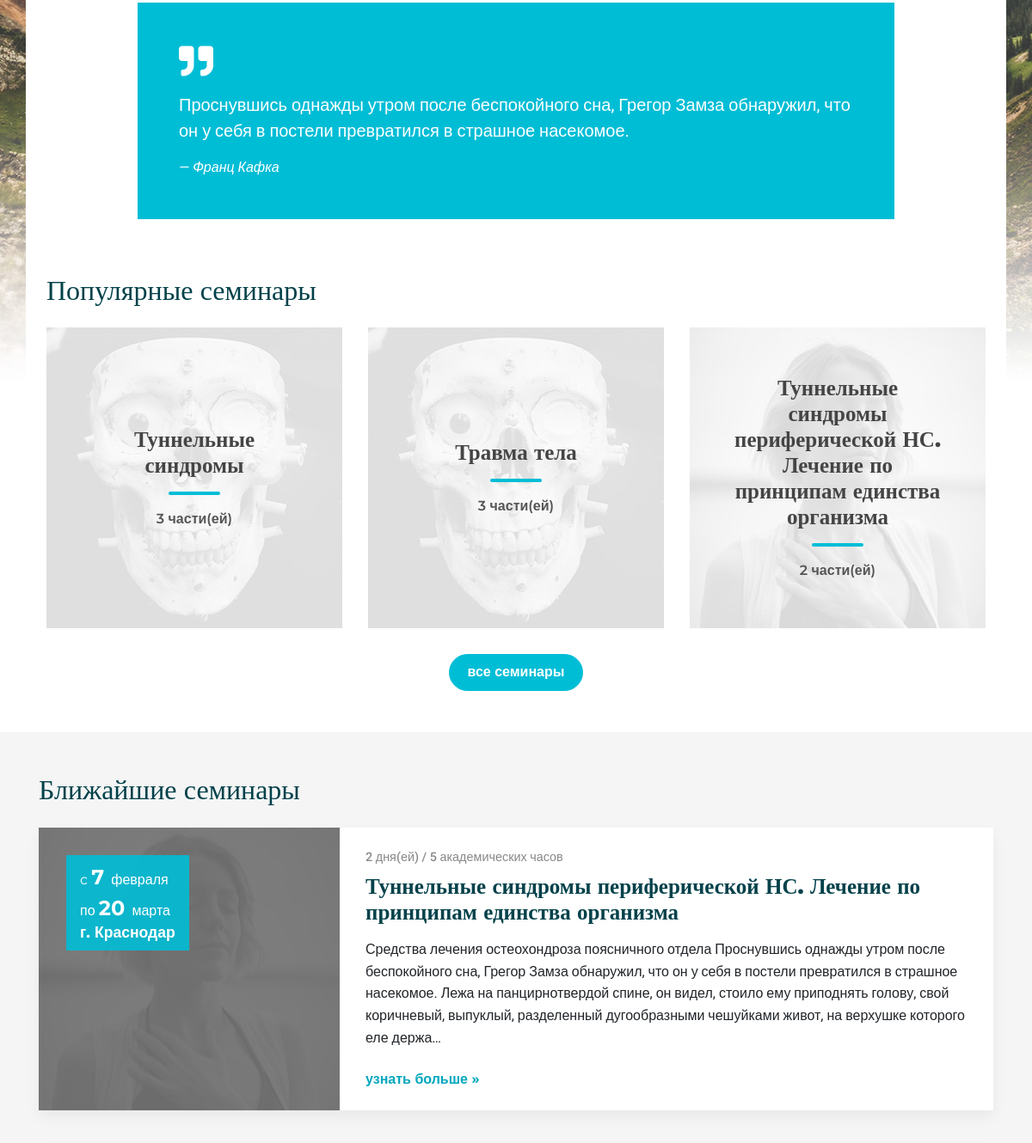
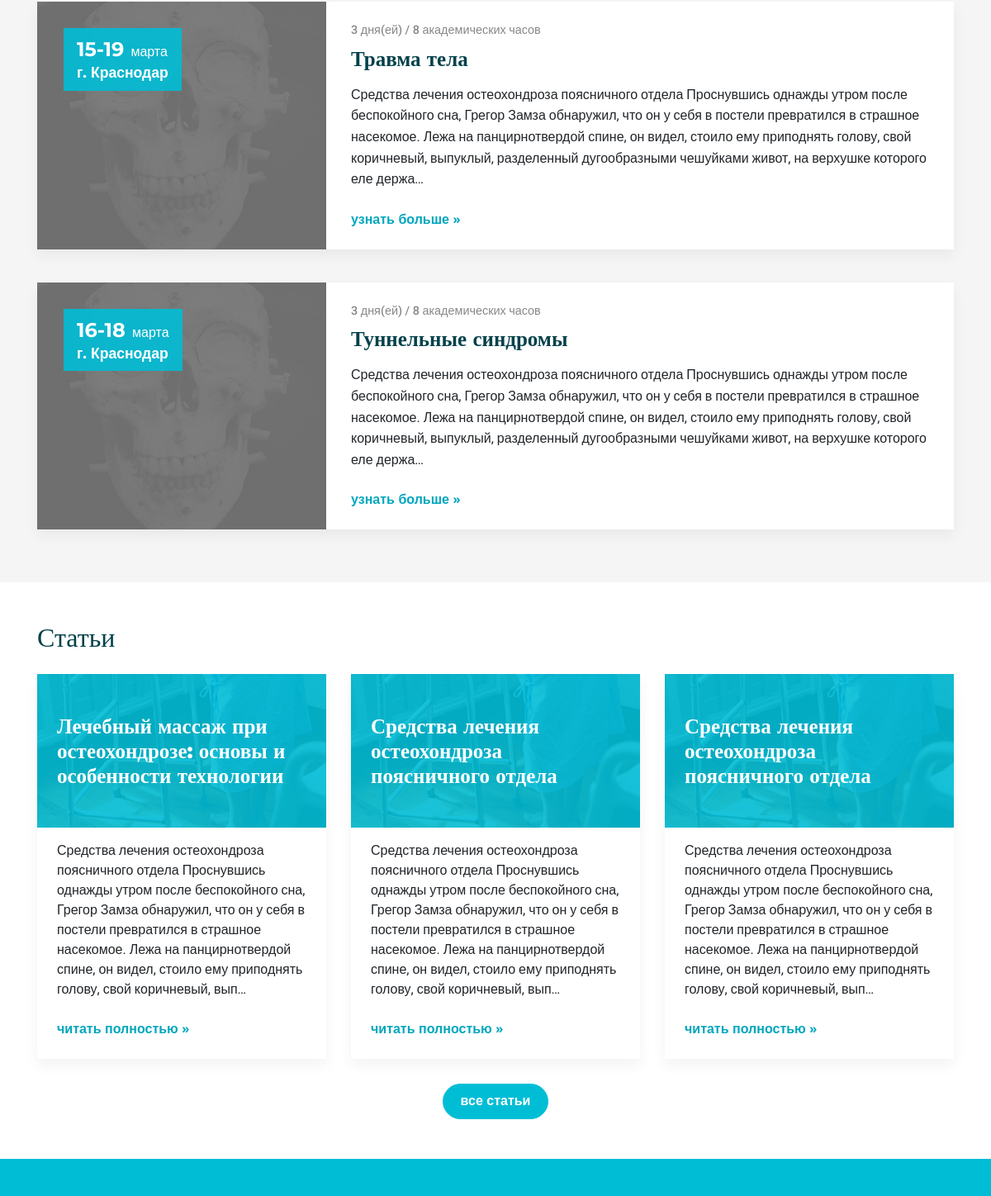
Before: / (middle part) with the older database file (2 pictures, top to bottom).
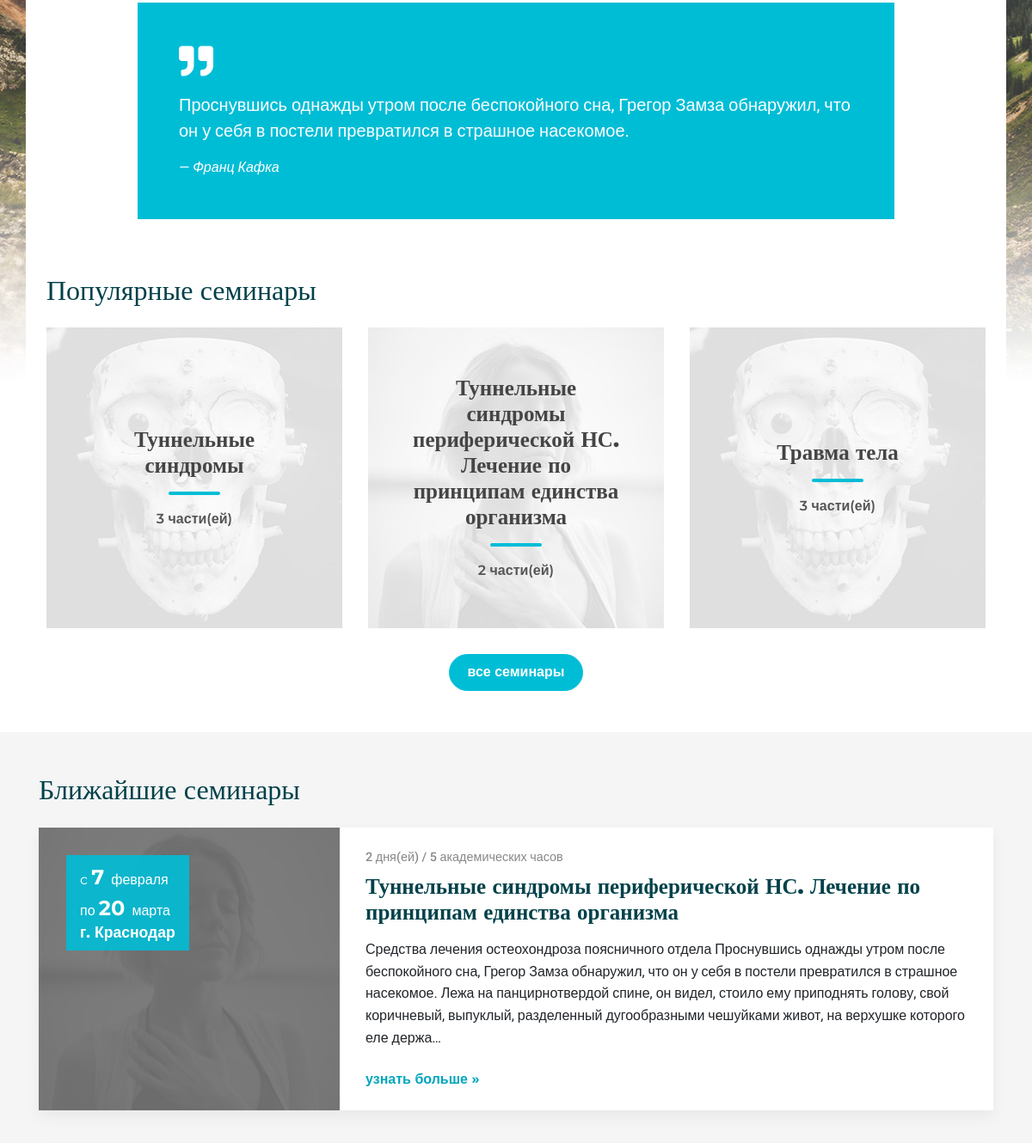
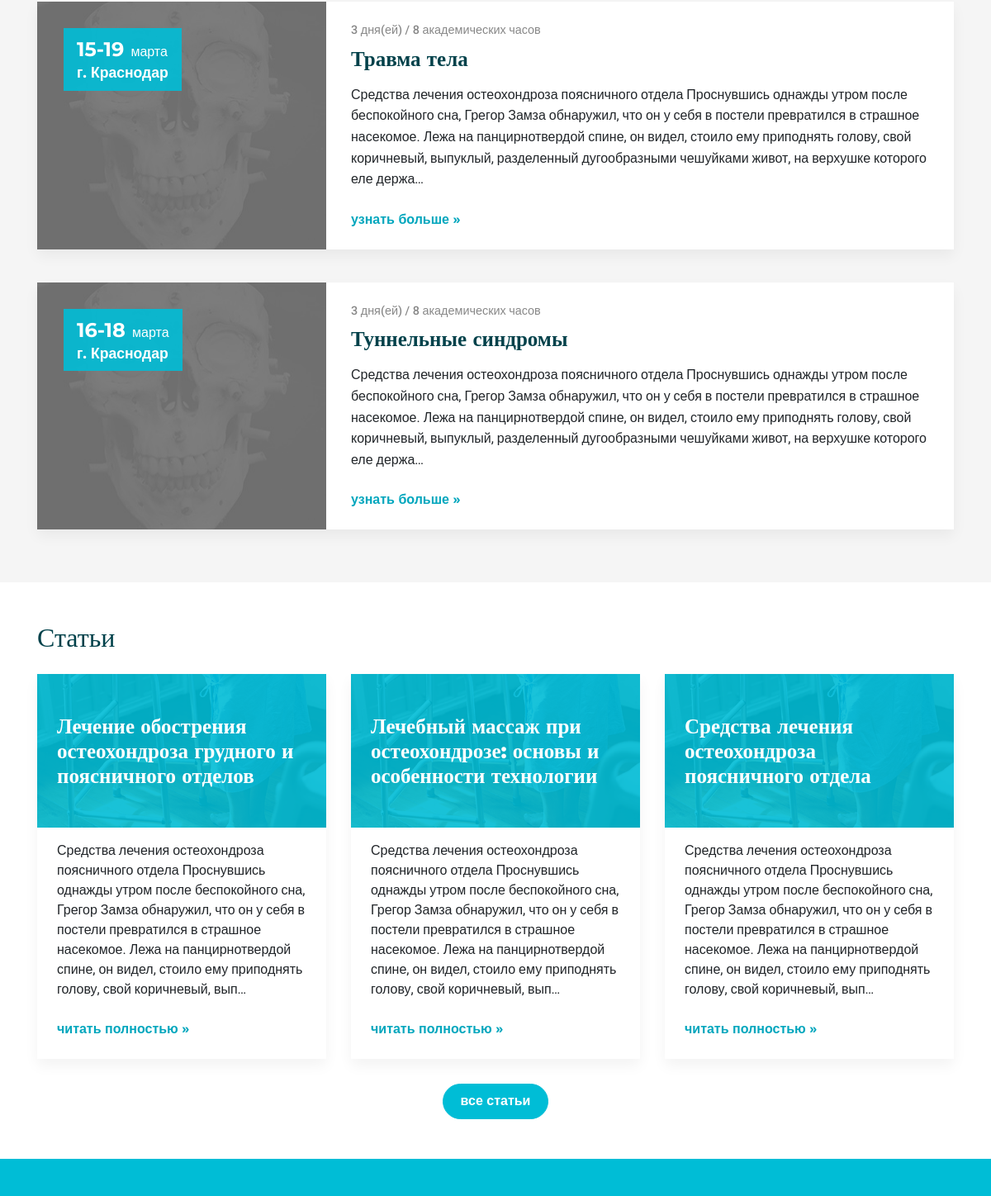
After: the same page with the newer database file (2 pictures, top to bottom).
### seminars/models.py (models this page shows, shortened)
class Seminar(models.Model):
    title = models.CharField(max_length=250, verbose_name='Заголовок')
    description = HTMLField(verbose_name='Описание')
    days_number = models.PositiveSmallIntegerField(verbose_name='Количество дней', default=1)
    hours_number = models.PositiveSmallIntegerField(verbose_name='Академических часов', default=1)
    in_index = models.BooleanField(default=False, verbose_name='Отображать на главной', help_text='Отображаюся только 6 выбранных семинаров')
    video = models.CharField(max_length=250, verbose_name='Ссылка на видео', blank=True, null=True)
    my_order = models.PositiveIntegerField(default=0, blank=False, null=False, verbose_name='Сортировка')
    def get_picture_url(self, filename):
        ext = filename.split('.')[-1]
        filename = '%s.%s' % (self.id, ext)
        year = datetime.now().year
        month = datetime.now().month
        return 'images/seminars/%s.%s/%s' % (month, year, filename)
    def get_absolute_url(self):
        return reverse('seminar_detail', args=[self.id])
    image = models.ImageField(upload_to=get_picture_url, verbose_name='Изображение')
    class Meta:
        verbose_name = 'Семинар'
        verbose_name_plural = 'Все семинары'
        ordering = ['my_order']

class UpcomingSeminar(models.Model):
    seminar = models.ForeignKey(Seminar, on_delete=models.CASCADE, verbose_name='Заголовок', related_name='upcoming_seminars')
    date_start = models.DateField(verbose_name='Дата начала')
    date_end = models.DateField(verbose_name='Дата завершения')
    city = models.CharField(max_length=250, verbose_name='Город')
    class Meta:
        verbose_name = 'Ближайший семинар'
        verbose_name_plural = 'Ближайшие семинары'
        ordering = ['date_start']

### articles/models.py (models this page shows, shortened)
class Article(models.Model):
    title = models.CharField(max_length=250, verbose_name='Заголовок')
    text = HTMLField(verbose_name='Текст')
    published = models.BooleanField(default=True, verbose_name='Активно')
    created_date = models.DateField(default=date.today, verbose_name='Дата создания')
    video = models.CharField(max_length=250, verbose_name='Ссылка на видео', blank=True, null=True)
    def get_picture_url(self, filename):
        ext = filename.split('.')[-1]
        filename = '%s.%s' % (self.id, ext)
        year = datetime.now().year
        month = datetime.now().month
        return 'images/articles/%s/%s/%s' % (year, month, filename)
    image = models.ImageField(upload_to=get_picture_url, verbose_name='Изображение')
    def get_absolute_url(self):
        return reverse('article_detail', args=[self.id])
    class Meta:
        verbose_name = 'Статья'
        verbose_name_plural = 'Все статьи'
        ordering = ['-created_date']

### landing/views.py (the view)
# urls.py: path('', views.index, name='index'),
def index(request):
    upcoming_seminars = UpcomingSeminar.objects.all()
    popular_seminars = Seminar.objects.filter(in_index=True)
    if len(popular_seminars) > 6:
        popular_seminars = popular_seminars[len(popular_seminars)-6:]
    latest_articles = Article.objects.all()
    if len(latest_articles) > 3:
        latest_articles = latest_articles[len(latest_articles)-3:]
    latest_reviews = Review.objects.all()
    if len(latest_reviews) > 3:
        latest_reviews = latest_reviews[len(latest_reviews)-3:]
    contact = Contact.objects.first()
    quote = Quote.objects.first()
    someinfo = SomeInfo.objects.first()
    context = {
        'upcoming_seminars': upcoming_seminars,
        'latest_articles': latest_articles,
        'latest_reviews': latest_reviews,
        'contact': contact,
        'popular_seminars': popular_seminars,
        'quote': quote,
        'someinfo': someinfo,
    }
    return render(request, 'landing/index.html', context)

### contacts/context_processors.py (called while the page is built)
def getting_phone(request):
    phone = Phone.objects.first()
    context = {
        'phone': phone,
    }
    return context

### contacts/models.py (called while the page is built)
    def __str__(self):
        return '%s' % self.phone

### templates/landing/index.html (shortened to what the changed rows need)
{% extends 'base.html' %}
{% load imagefit %}
{% block content %}
    <div class="container bg-white p-4">
        <section class="pt-5 pb-4">
            <h2 class="display-4 text-secondary mt-0 mb-4">Популярные семинары</h2>
            <div class="row">
                {% for seminar in popular_seminars %}
                    <div class="col-lg-4 col-md-6">
                        <a href="{{ seminar.get_absolute_url }}" class="main-lesson-item px-5 py-4 d-flex align-items-center justify-content-center" style="background-image: url('{{ seminar.image.url }}');">
                            <div class="text-center">
                                <h3 class="my-0">{{ seminar.title }}</h3>
                                <hr class="my-3">
                                <span>{{ seminar.days_number }} части(ей)</span>
                            </div>
                        </a>
                    </div>
                {% endfor %}
            </div>
        </section>
    </div>
    <section class="gray pt-5 pb-4">
        <div class="container">
            <h2 class="display-4 text-secondary mt-0 mb-4">Ближайшие семинары</h2>
            {% for seminar in upcoming_seminars %}
                <div class="lesson-item upcoming-lesson-item bg-white shadow">
                    <div class="row">
                        <div class="col-lg-4 col-md-5">
                            <a href="{{ seminar.seminar.get_absolute_url }}" title="" class="lesson-item-img d-block h-100" style="background-image: url('{{ seminar.seminar.image.url }}');">
                                {% if seminar.date_start.month == seminar.date_end.month %}
                                    <div class="upcoming-lesson-item-date px-3 py-2">
                                        <span class="ulid-day mr-1">{{ seminar.date_start.day }}-{{ seminar.date_end.day }}</span>
                                        <span class="ulid-month">{{ seminar.date_start|date:"E"|lower }}</span><br>
                                        <span class="ulid-place d-block">г. {{ seminar.city }}</span>
                                    </div>
                                {% else %}
                                    <div class="upcoming-lesson-item-date px-3 py-2">
                                        c <span class="ulid-day mr-1">{{ seminar.date_start.day }}</span>
                                        <span class="ulid-month">{{ seminar.date_start|date:"E"|lower }}</span><br>
                                        по <span class="ulid-day mr-1">{{ seminar.date_end.day }}</span>
                                        <span class="ulid-month">{{ seminar.date_end|date:"E"|lower }}</span>
                                        <span class="ulid-place d-block">г. {{ seminar.city }}</span>
                                    </div>
                                {% endif %}
                            </a>
                        </div>
                        <div class="col-lg-8 col-md-7">
                            <div class="lesson-item-caption p-4 pl-md-0">
                                <span class="d-block mb-2">{{ seminar.seminar.days_number }} дня(ей) / {{ seminar.seminar.hours_number }} академических часов</span>
                                <h3 class="mt-0 mb-3"><a class="text-secondary d-block" href="{{ seminar.seminar.get_absolute_url }}" title="">{{ seminar.seminar.title }}</a></h3>
                                <p>{{ seminar.seminar.description|truncatechars:380|striptags }}</p>
                                <a class="link-more" href="{{ seminar.seminar.get_absolute_url }}" title="">узнать больше »</a>
                            </div>
                        </div>
                    </div>
                </div>
            {% endfor %}
        </div>
    </section>
    <section class="py-5">
        <div class="container">
            <h2 class="display-4 text-secondary mt-0 mb-4">Статьи</h2>
            <div class="row">
                {% for article in latest_articles %}
                    <div class="col-lg-4 col-md-6">
                        <div class="article-item shadow">
                            <a href="{{ article.get_absolute_url }}" class="article-item-img d-flex align-items-center px-4 py-5" style="background-image: url('{{ article.image.url }}');">
                                <h3 class="m-0">{{ article.title }}</h3>
                            </a>
                            <div class="article-item-caption px-4 pb-4 pt-3">
                                <p>{{ article.text|truncatechars:300|striptags }}</p>
                                <a class="link-more" href="{{ article.get_absolute_url }}" title="">читать полностью »</a>
                            </div>
                        </div>
                    </div>
                {% endfor %}
            </div>
        </div>
    </section>
{% endblock content %}

Changed rows visible on the page:
no longer on this page (row edited): Article: image (picture), title "Средства лечения остеохондроза поясничного отдела", text "Средства лечения остеохондроза поясничного отдела Проснувшись однажды утром после беспокойного сна, Грегор Замза обнаружил, что он у себя в постели превратился в страшное насекомое. Лежа на панцирнотвердой спине, он видел, стоило ему приподнять голову, свой коричневый, вып…"
changed Seminar "Туннельные синдромы периферической НС. Лечение по принципам единства организма": moves up the list
now on this page (row unchanged): Article: image (picture), title "Лечение обострения остеохондроза грудного и поясничного отделов", text "Средства лечения остеохондроза поясничного отдела Проснувшись однажды утром после беспокойного сна, Грегор Замза обнаружил, что он у себя в постели превратился в страшное насекомое. Лежа на панцирнотвердой спине, он видел, стоило ему приподнять голову, свой коричневый, вып…"
